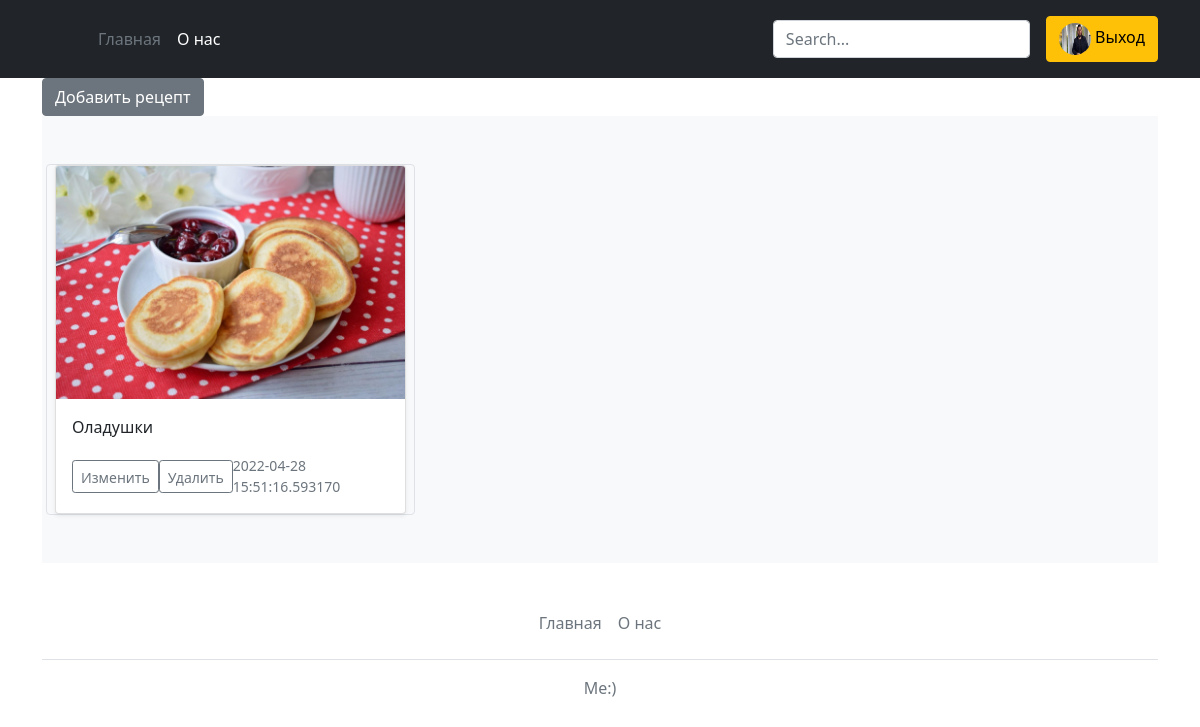
The page / (signed in) on the database its author committed.
### data/users.py (models this page shows, shortened)
class User(SqlAlchemyBase, UserMixin, SerializerMixin):
    __tablename__ = 'users'
    id = sqlalchemy.Column(sqlalchemy.Integer,
                           primary_key=True, autoincrement=True)
    name = sqlalchemy.Column(sqlalchemy.String, nullable=True, unique=True)
    about = sqlalchemy.Column(sqlalchemy.String, nullable=True)
    email = sqlalchemy.Column(sqlalchemy.String,
                              index=True, unique=True, nullable=True)
    hashed_password = sqlalchemy.Column(sqlalchemy.String, nullable=True)
    created_date = sqlalchemy.Column(sqlalchemy.DateTime,
                                     default=datetime.datetime.now)
    logo = sqlalchemy.Column(sqlalchemy.String)
    recipes = orm.relation("News", back_populates='user')

### data/news.py (models this page shows)
class News(SqlAlchemyBase, SerializerMixin):
    __tablename__ = 'news'
    id = sqlalchemy.Column(sqlalchemy.Integer,
                           primary_key=True, autoincrement=True)
    title = sqlalchemy.Column(sqlalchemy.String, nullable=True)
    content = sqlalchemy.Column(sqlalchemy.String, nullable=True)
    show_cont = sqlalchemy.Column(sqlalchemy.String, nullable=True)
    created_date = sqlalchemy.Column(sqlalchemy.DateTime,
                                     default=datetime.datetime.now)
    is_private = sqlalchemy.Column(sqlalchemy.Boolean, default=True)
    log = sqlalchemy.Column(sqlalchemy.String, nullable=True)
    imgs = sqlalchemy.Column(sqlalchemy.String, nullable=True)
    ingr = sqlalchemy.Column(sqlalchemy.String, nullable=True)
    user_id = sqlalchemy.Column(sqlalchemy.Integer,
                                sqlalchemy.ForeignKey("users.id"))
    user = orm.relation('User')
    categories = orm.relation("Category",
                              secondary="association",
                              backref="news")

### main.py (the view)
@app.route("/", methods=['GET', 'POST'])
def index():
    searchword = request.args.get('search')
    print(searchword)
    db_sess = db_session.create_session()
    if current_user.is_authenticated:
        if searchword:
            print(1)
            news = db_sess.query(News).filter(
                (News.user == current_user) | (News.is_private != True), News.title.like(f'%{searchword}%'))
        else:
            news = db_sess.query(News).filter(
                (News.user == current_user) | (News.is_private != True))
    else:
        if searchword:
            news = db_sess.query(News).filter((News.is_private != True), News.title.like(f'%{searchword}%'))
        else:
            news = db_sess.query(News).filter(News.is_private != True)
    return render_template("index.html", news=news)

### data/db_session.py (called while the page is built)
def create_session() -> Session:
    global __factory
    return __factory()

### main.py (called while the page is built)
@login_manager.user_loader
def load_user(user_id):
    db_sess = db_session.create_session()
    return db_sess.query(User).get(user_id)

### templates/index.html
{% extends "base.html" %}
{% block content %}
{% if current_user.is_authenticated %}
            <a href="news" class="btn btn-secondary">Добавить рецепт</a>
        {% endif %}
    <div class="album py-5 bg-light">
        <div class="container">
            <div class="row row-cols-1 row-cols-sm-2 row-cols-md-3 g-3">
                {% for item in news%}
                <div class="col-md6 border rounded">
                    <div class="col">
                        <div class="card shadow-sm">
                            <a href='recipe/{{item.id}}'><img class="card-img-top" src={{item.log}} alt="Card image cap"></a>
                                <div class="card-body">
                                <p class="card-text"><font style="vertical-align: inherit;"><font
                                        style="vertical-align: inherit;">{{item.show_cont}}</font></font></p>
                                <div class="d-flex justify-content-between align-items-center">
                                    {% if current_user == item.user %}
                                    <div class="btn-group">
                                        <a href="/news/{{item.id}}"><button type="button" class="btn btn-sm btn-outline-secondary"><font
                                                style="vertical-align: inherit;"><font style="vertical-align: inherit;">Изменить</font></font>
                                        </button></a>
                                        <a href="/news_delete/{{item.id}}"><button type="button" class="btn btn-sm btn-outline-secondary"><font
                                                style="vertical-align: inherit;"><font style="vertical-align: inherit;">Удалить</font></font>
                                        </button></a>
                                    </div>
                                    {% endif %}
                                    <small class="text-muted"><font style="vertical-align: inherit;"><font
                                            style="vertical-align: inherit;">{{item.created_date}}</font></font></small>
                                </div>
                            </div>
                        </div>
                    </div>
                </div>
                    {% endfor %}
            </div>
        </div>
    </div>
{% endblock %}

### templates/base.html (shortened to what this page needs)
<!doctype html>
<html lang="en">
<head>
    <link href="{{ url_for('static', filename='css/bootstrap.min.css') }}" rel="stylesheet">
</head>
<body>
<header class="p-3 bg-dark text-white">
    <div class="container">
        <div class="d-flex flex-wrap align-items-center justify-content-center justify-content-lg-start">
            <a href="/" class="d-flex align-items-center mb-2 mb-lg-0 text-white text-decoration-none">
                <svg class="bi me-2" width="40" height="32" role="img" aria-label="Bootstrap">
                    <use xlink:href="#bootstrap"/>
                </svg>
            </a>
            <ul class="nav col-12 col-lg-auto me-lg-auto mb-2 justify-content-center mb-md-0">
                <li><a href="/" class="nav-link px-2 text-secondary">Главная</a></li>
                <li><a href="/about" class="nav-link px-2 text-white">О нас</a></li>
            </ul>
            <form class="col-12 col-lg-auto mb-3 mb-lg-0 me-lg-3">
                <form action="../search/">
                    <div class="input-group form-outline">
                            <input type="text" id="form1" name="search" placeholder="Search..." class="form-control"/>
                    </div>
                </form>
            </form>
            <div class="text-end">
                {% if current_user.is_authenticated %}
                <a class="btn btn-warning" href="/logout">
                    <img src="/{{ current_user.logo }}" alt="{{ current_user.name }}" width="32" height="32"
                         class="rounded-circle">
                    Выход</a>
                {% else %}
                <a class="btn btn-warning" href="/register">Зарегистрироваться</a>
                <a class="btn btn-outline-light me-2" href="/login">Войти</a>
                {% endif %}
            </div>
        </div>
    </div>
</header>
<main role="main" class="container">
    {% block content %}{% endblock %}
</main>
<div class="container">
    <footer class="py-3 my-4">
        <ul class="nav justify-content-center border-bottom pb-3 mb-3">
            <li class="nav-item"><a href="/" class="nav-link px-2 text-muted">Главная</a></li>
            <li class="nav-item"><a href="/about" class="nav-link px-2 text-muted">О нас</a></li>
        </ul>
        <p class="text-center text-muted">Me:)</p>
    </footer>
</div>
</body>
</html>

### rows shown on the page
User: logo (picture)
News: log (picture), show_cont "Оладушки", created_date "2022-04-28 15:51:16.593170"
